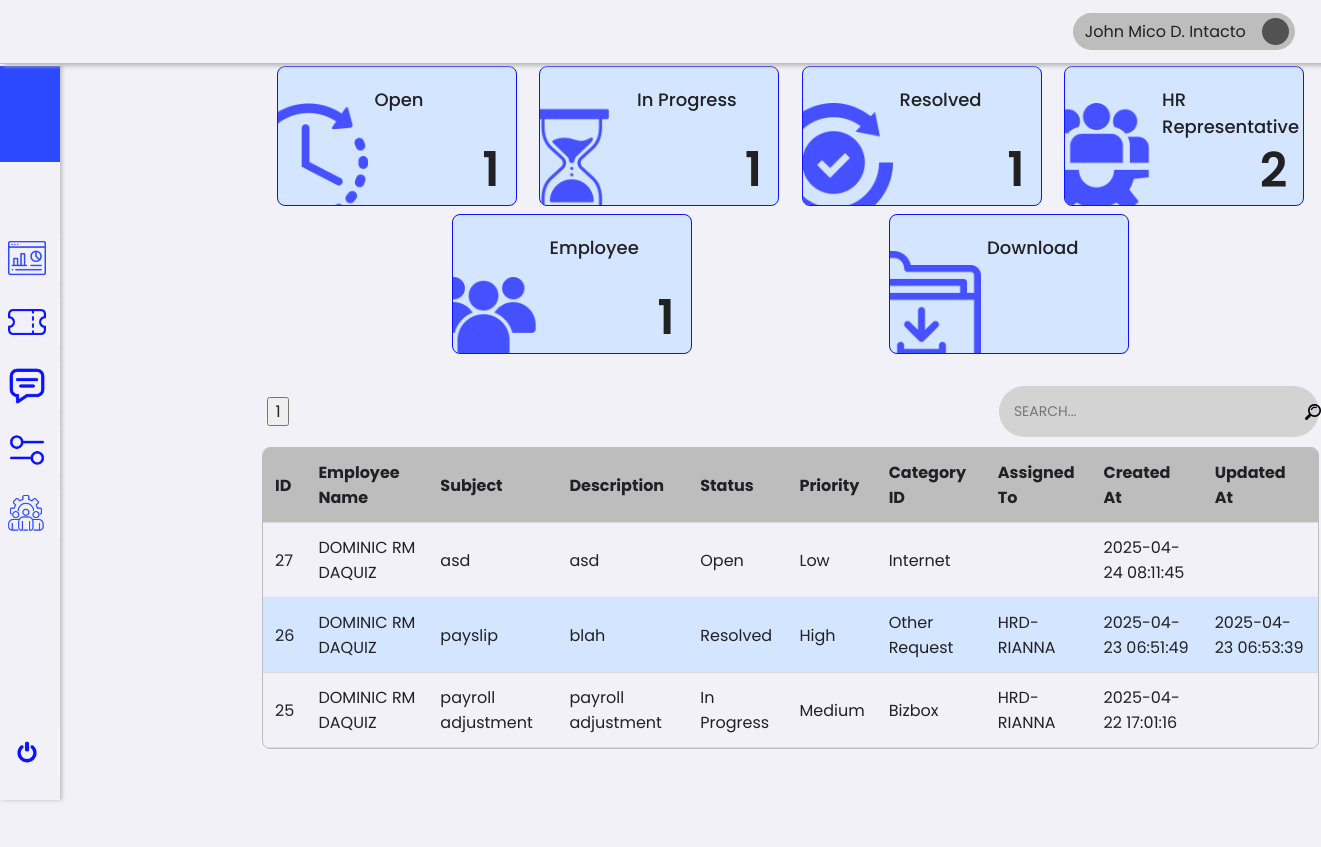
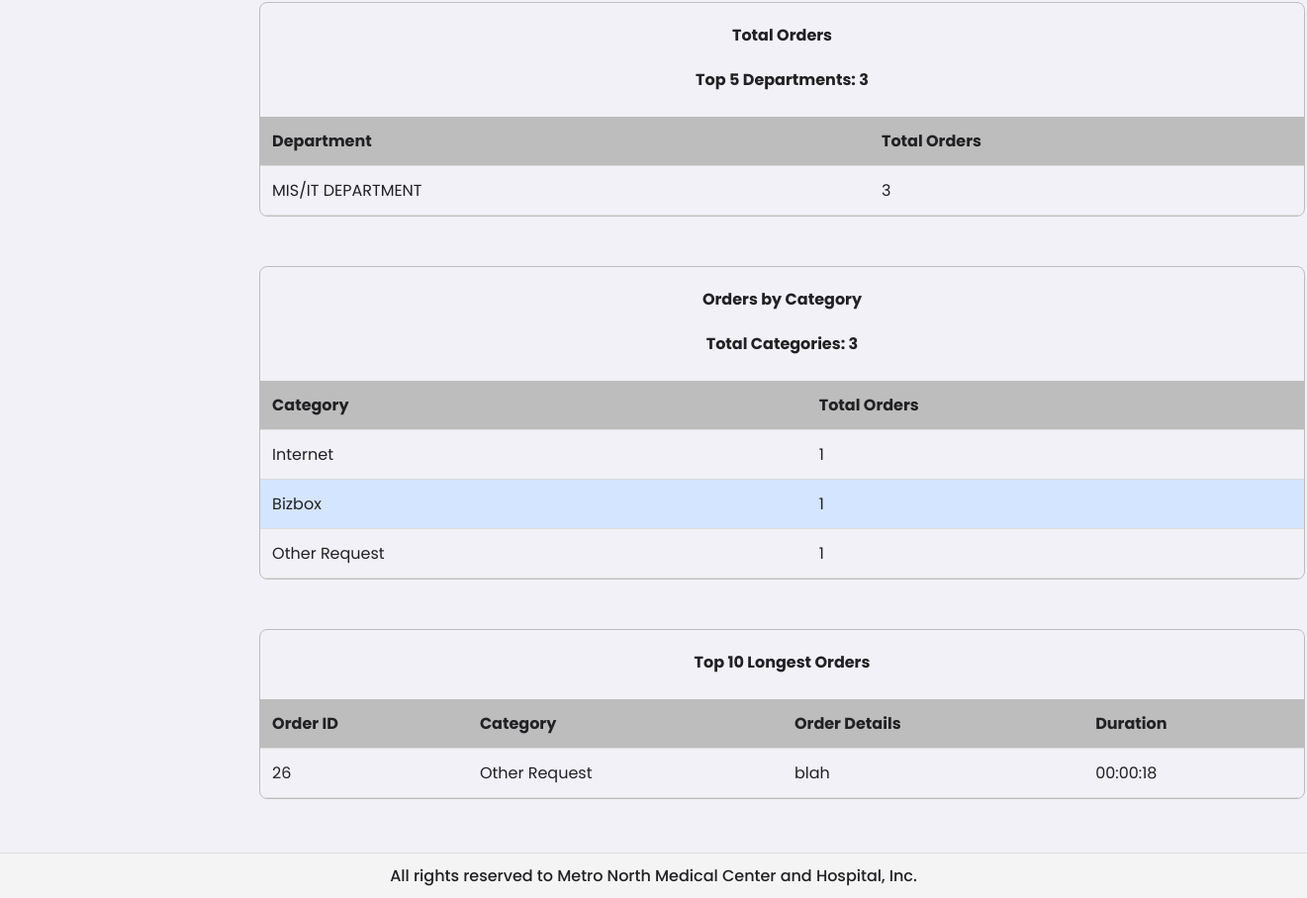
/1/hrAdmin/dashboard.php (signed in), run on the app's committed database (2 pictures, top to bottom).
### tables this page shows
CREATE TABLE `tickets` (
  `id` int(11) NOT NULL,
  `employee_id` int(11) NOT NULL,
  `subject` varchar(255) NOT NULL,
  `description` text NOT NULL,
  `status` enum('Open','In Progress','Resolved','Closed') DEFAULT 'Open',
  `priority` enum('Low','Medium','High') DEFAULT 'Low',
  `category_id` int(11) NOT NULL,
  `assigned_to` int(11) DEFAULT NULL,
  `created_at` timestamp NOT NULL DEFAULT current_timestamp(),
  `start_at` timestamp NULL DEFAULT NULL,
  `updated_at` timestamp NULL DEFAULT NULL,
  `leave_type_id` int(11) DEFAULT NULL,
  `leave_request_id` int(11) DEFAULT NULL
);

CREATE TABLE `users` (
  `id` int(11) NOT NULL,
  `name` varchar(255) NOT NULL,
  `email` varchar(255) NOT NULL,
  `password` varchar(255) NOT NULL,
  `role` enum('Employee','HR','HR HEAD','Admin') NOT NULL,
  `department` varchar(255) DEFAULT NULL,
  `status` enum('Active','Inactive') NOT NULL,
  `created_at` timestamp NOT NULL DEFAULT current_timestamp()
);

CREATE TABLE `categories` (
  `id` int(11) NOT NULL,
  `name` varchar(255) NOT NULL
);

### 1/hrAdmin/dashboard.php (the view, shortened to what the rows shown need)
<?php
require_once '../../0/includes/employeeTicket.php';
require_once '../../0/includes/adminTableQuery.php';
require_once '../../0/includes/adminDashboardTables.php';
?>
<!DOCTYPE html>
<html lang="en">
<head>
    <link rel="stylesheet" href="../../assets/css/framework.css">
    <link rel="stylesheet" href="../../assets/css/dashboard.css">
</head>
<body>
    <div class="container">
        <d class="content">
            <div class="tableContainer" id="tableContainerTicketID">
                <table>
                    <thead>
                        <tr>
                            <th>ID <i class="fas fa-sort"></i></th>
                            <th>Employee Name <i class="fas fa-sort"></i></th>
                            <th>Subject <i class="fas fa-sort"></i></th>
                            <th>Description <i class="fas fa-sort"></i></th>
                            <th>Status <i class="fas fa-sort"></i></th>
                            <th>Priority <i class="fas fa-sort"></i></th>
                            <th>Category ID <i class="fas fa-sort"></i></th>
                            <th>Assigned To <i class="fas fa-sort"></i></th>
                            <th>Created At <i class="fas fa-sort"></i></th>
                            <th>Updated At <i class="fas fa-sort"></i></th>
                        </tr>
                    </thead>
                    <tbody>
                        <?php if (!empty($tickets)): ?>
                            <?php foreach ($tickets as $ticket): ?>
                                <tr data-id="<?= htmlspecialchars($user['id']) ?>">
                                    <td><?= htmlspecialchars($ticket['id']) ?></td>
                                    <td><?= htmlspecialchars($ticket['employee_name']) ?></td>
                                    <td><?= htmlspecialchars($ticket['subject']) ?></td>
                                    <td><?= htmlspecialchars($ticket['description']) ?></td>
                                    <td><?= htmlspecialchars($ticket['status']) ?></td>
                                    <td><?= htmlspecialchars($ticket['priority']) ?></td>
                                    <td><?= htmlspecialchars($ticket['category_name']) ?></td>
                                    <td><?= htmlspecialchars($ticket['assigned_to_name']) ?></td>
                                    <td><?= htmlspecialchars($ticket['created_at']) ?></td>
                                    <td><?= htmlspecialchars($ticket['updated_at']) ?></td>
                                </tr>
                            <?php endforeach; ?>
                        <?php else: ?>
                            <tr>
                                <td colspan="10" style="text-align: center;">No tickets found</td>
                            </tr>
                        <?php endif; ?>
                    </tbody>
                </table>
            </div>
            <br><br>
            <br><br>
            <div class="tableContainer" id="tableContainerDepartment">
                <table>
                    <h1 style="text-align: center; margin-top: 20px;">Total Orders</h1>
                    <h1 style="text-align: center; margin-top: 20px;">
                        Top 5 Departments: <?= htmlspecialchars($totalTickets ?? 0) ?>
                    </h1>
                    <br>
                    <thead>
                        <tr>
                            <th>Department <i class="fas fa-sort"></i></th>
                            <th>Total Orders <i class="fas fa-sort"></i></th>
                        </tr>
                    </thead>
                </table>
            </div>
            <br><br>
            <div class="tableContainer" id="tableContainerCategory">
                <table>
                    <h1 style="text-align: center; margin-top: 20px;">Orders by Category</h1>
                    <h1 style="text-align: center; margin-top: 20px;">
                        Total Categories: <?= htmlspecialchars($totalCategory ?? 0) ?>
                    </h1>
                    <br>
                    <thead>
                        <tr>
                            <th>Category <i class="fas fa-sort"></i></th>
                            <th>Total Orders <i class="fas fa-sort"></i></th>
                        </tr>
                    </thead>
                </table>
            </div>
            <br><br>
            <div class="tableContainer" id="tableContainerCategory">
                <table>
                    <h1 style="text-align: center; margin-top: 20px;">Top 10 Longest Orders</h1>
                    <br>
                    <thead>
                        <tr>
                            <th>Order ID <i class="fas fa-sort"></i></th>
                            <th>Category <i class="fas fa-sort"></i></th>
                            <th>Order Details <i class="fas fa-sort"></i></th>
                            <th>Duration <i class="fas fa-sort"></i></th>
                        </tr>
                    </thead>
                    <tbody>
                        <?php if (!empty($longestOrders)): ?>
                            <?php foreach ($longestOrders as $order): ?>
                                <tr>
                                    <td><?= htmlspecialchars($order['ticket_id'] ?? 'N/A') ?></td>
                                    <td><?= htmlspecialchars($order['category'] ?? 'N/A') ?></td>
                                    <td><?= htmlspecialchars($order['order_details'] ?? 'N/A') ?></td>
                                    <td>
                                        <?php
                                        $hours = floor($order['duration_seconds'] / 3600);
                                        $minutes = floor(($order['duration_seconds'] % 3600) / 60);
                                        $seconds = $order['duration_seconds'] % 60;
                                        echo sprintf('%02d:%02d:%02d', $hours, $minutes, $seconds);
                                        ?>
                                    </td>
                                </tr>
                            <?php endforeach; ?>
                        <?php else: ?>
                            <tr>
                                <td colspan="4" style="text-align: center;">No Orders found</td>
                            </tr>
                        <?php endif; ?>
                    </tbody>
                </table>
            </div>
            <br><br><br><br>
    </div>
</body>
</html>

### data on the page
tickets: id "27", employee.name "DOMINIC RM DAQUIZ", subject "asd", description "asd", status "Open", priority "Low", category.name "Internet", created_at "2025-04-24 08:11:45"
tickets: id "26", employee.name "DOMINIC RM DAQUIZ", subject "payslip", description "blah", status "Resolved", priority "High", category.name "Other Request", assigned_to.name "HRD-RIANNA", created_at "2025-04-23 06:51:49", updated_at "2025-04-23 06:53:39", hours "00", minutes "00", seconds "18"
tickets: id "25", employee.name "DOMINIC RM DAQUIZ", subject "payroll adjustment", description "payroll adjustment", status "In Progress", priority "Medium", category.name "Bizbox", assigned_to.name "HRD-RIANNA", created_at "2025-04-22 17:01:16"

### other printed values
$statusCounts['Open'] "1"
$statusCounts['In Progress'] "1"
$statusCounts['Resolved'] "1"
$roleCounts['HR'] "2"
$roleCounts['Employee'] "1"
$totalTickets "3"
$department['department'] "MIS/IT DEPARTMENT"
$department['totalDepartmentCounts'] "3"
$totalCategory "3"
$category['category'] "Internet"
$category['totalCategoryCounts'] "1"
$category['category'] "Bizbox"
$category['category'] "Other Request"
